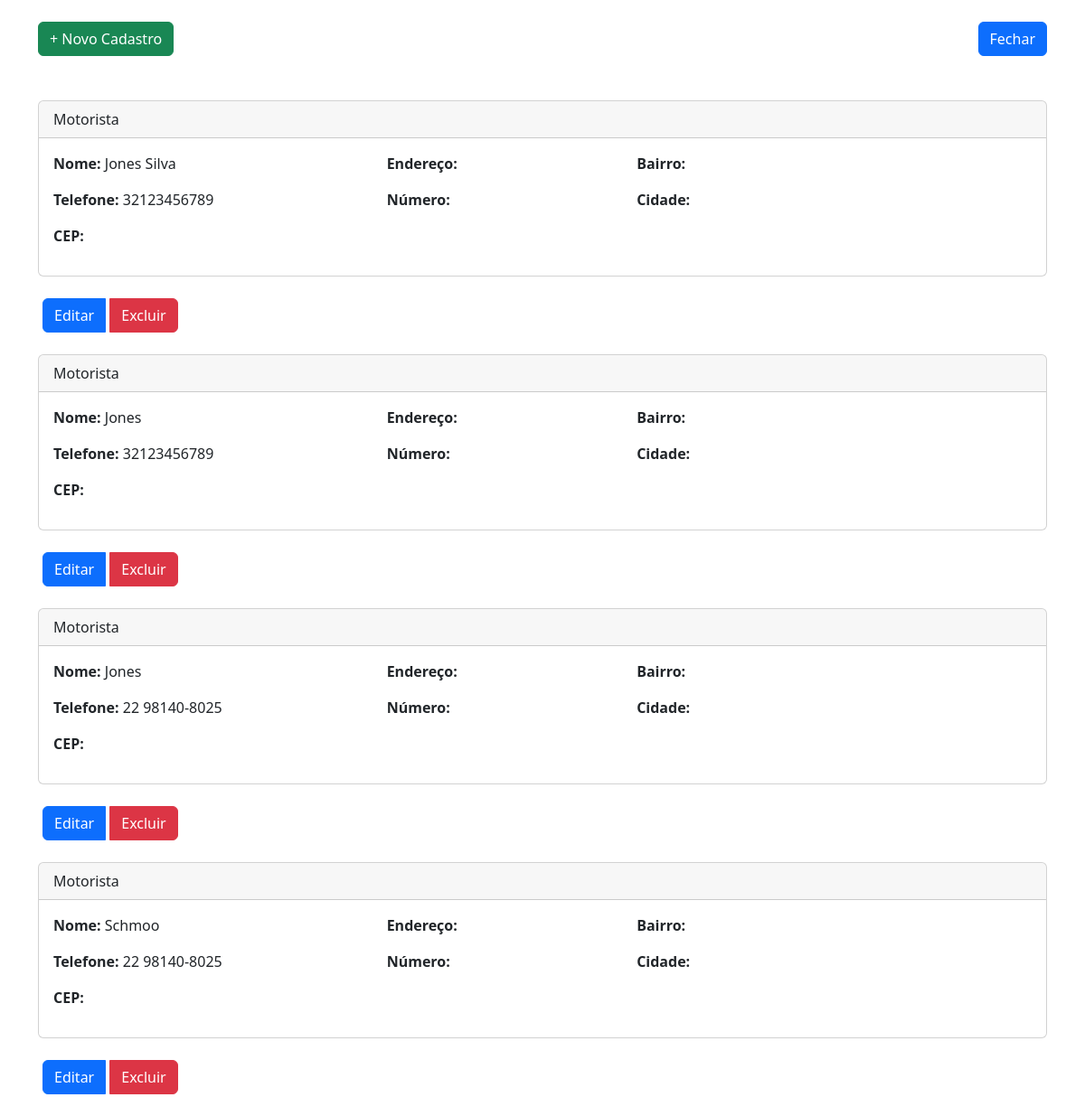
Page /App/views/user/MotoristaView/indexMotorista.php on the committed database.
### tables this page shows
CREATE TABLE IF NOT EXISTS `motoristas` (
  `id` int NOT NULL AUTO_INCREMENT,
  `nome` varchar(150) NOT NULL,
  `telefone` varchar(15) NOT NULL,
  `created` datetime NOT NULL,
  `modified` datetime DEFAULT NULL,
  PRIMARY KEY (`id`)
);

### App/config/conexao.php (called while the page is built, shortened)
<?php
class Banco
{
    protected $mysqli;
    private function conexao($servidor, $usuario, $senha, $banco)
    {
        try {
            $this->mysqli = new mysqli($servidor, $usuario, $senha, $banco);
        } catch (Exception $e) {
            die($e->getMessage());
        }
    }
    public function getConexao()
    {
        return $this->mysqli;
    }
}
?>

### App/controllers/Motorista/MotoristaListarController.php (called while the page is built)
<?php
require_once (__DIR__ ."/../../models/MotoristaModel.php");
class listarMotorista
{    private $listar;
    public function __construct(){
        $this->listar = new motorista();
        $this->listarTodos();
    }
    public function listarTodos(){
        return $this->listar->listarMotoristas();
    }
}
?>

### App/models/MotoristaModel.php (called while the page is built, shortened)
<?php
require_once(__DIR__ . "/../dao/MotoristaDAO.php");
class Motorista extends Banco
{
    private $motoristaDAO;
    public function __construct()
    {
        $this->motoristaDAO = new MotoristaDAO();
    }
    public function listarMotoristas()
    {
        return $this->motoristaDAO->getMotorista();
    }
}
?>

### App/dao/MotoristaDAO.php (called while the page is built, shortened)
<?php
require_once(__DIR__ . "/../config/conexao.php");
class MotoristaDAO
{
    protected $conexao;
    public function __construct()
    {
        $this->conexao = new Banco();
    }
    public function getMotorista()
    {
        try {
            $stmt = $this->conexao->getConexao()->prepare("SELECT id,nome,telefone, created FROM motoristas ORDER BY id DESC LIMIT 5 ");
            $motoristas = [];
            $stmt->execute();
            $result = $stmt->get_result();
            while ($row = $result->fetch_array(MYSQLI_ASSOC)) {
                $motoristas[] = $row;
            }
            return $motoristas;
        } catch (Exception $e) {
            echo "Erro ao listar motoristas: " . $e->getMessage();
            return [];
        }
    }
}
?>

### App/views/user/MotoristaView/indexMotorista.php (the view, shortened to what this page needs)
<?php
require_once("../../../controllers/Motorista/MotoristaListarController.php");
$controller = new listarMotorista();
$row = $controller->listarTodos();
?>
<!DOCTYPE html>
<html lang="en">
<head>
    <link href="https://cdn.jsdelivr.net/npm/bootstrap@5.2.1/dist/css/bootstrap.min.css" rel="stylesheet"
>
</head>
<body>
<div class="container">
    <header class="d-flex justify-content-between my-4">
        <p class="text-right"><a href="criarMotorista.php" class="btn btn-success">+ Novo Cadastro</a></p>
        <a href="../../home.php" class="btn btn-primary" style="margin-bottom: 25px;">Fechar</a>
    </header>
    <?php foreach ($row as $value): ?>
        <div class="card">
            <div class="card-header">Motorista</div>
            <div class="card-body">
                <div class="row">
                    <div class="col-md-4">
                        <p><strong>Nome:</strong> <?php echo $value['nome']; ?></p>
                        <p><strong>Telefone:</strong> <?php echo $value['telefone']; ?></p>
                    </div>
                    <div class="col-md-3">
                        <p><strong>Endereço:</strong></p>
                        <p><strong>Número:</strong></p>
                    </div>
                    <div class="col-md-3">
                        <p><strong>Bairro:</strong></p>
                        <p><strong>Cidade:</strong></p>
                    </div>
                    <div class="col-md-3">
                        <p><strong>CEP:</strong></p>
                    </div>
                </div>
            </div>
        </div>
        <br>
        <div class="col-md-4">
            <div class="col-md-3">
                <div class="btn-group" >
                    <a class="btn btn-primary" style="margin-left: 5px; margin-right: 5px;"
                       href="../../user/MotoristaView/editarMotorista.php?id=<?php echo $value['id']; ?>">Editar</a>
                    <a class="btn btn-danger"
                       href="../../../controllers/Motorista/MotoristaDeletarController.php?id=<?php echo $value['id']; ?>">Excluir</a>
                </div>
            </div>
        </div>
        <br>
    <?php endforeach; ?>
</div>
</body>
</html>

### rows in the picture
motoristas: nome "Jones Silva", telefone "32123456789"
motoristas: nome "Jones", telefone "32123456789"
motoristas: nome "Jones", telefone "22 98140-8025"
motoristas: nome "Schmoo", telefone "22 98140-8025"
